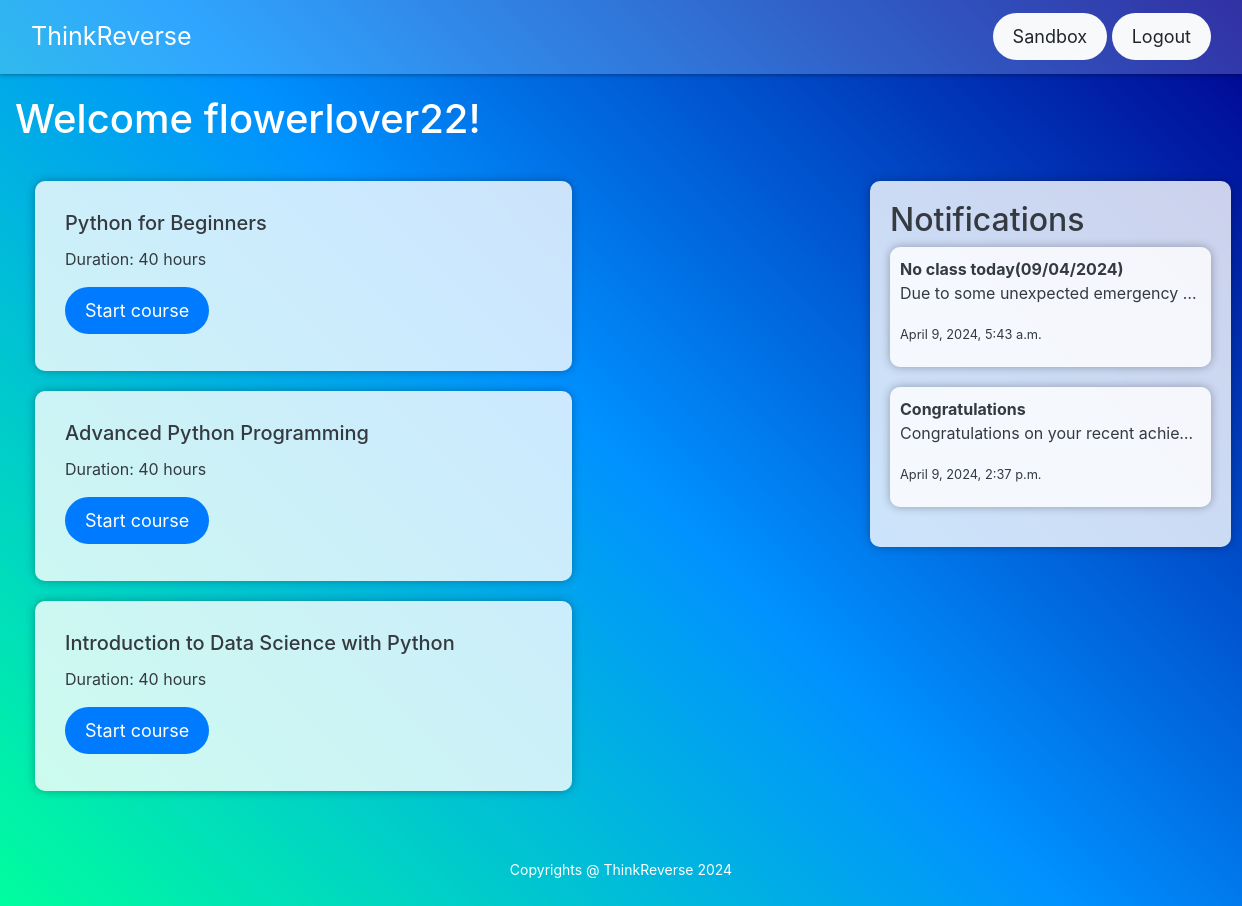
The page /home/ (signed in) on the database its author committed.
### usertest/models.py (models this page shows, shortened)
class Course(models.Model):
    title = models.CharField(max_length=100)
    duration = models.CharField(max_length=100)
    progress = models.PositiveIntegerField(default=0, blank=True, null=True)
    users = models.ManyToManyField(User, related_name='courses')

class Notification(models.Model):
    course = models.ForeignKey(Course, on_delete=models.CASCADE, null=True)
    notifi_name = models.CharField(max_length=100)
    content = models.TextField()
    timestamp = models.DateTimeField(auto_now_add=True)
    read = models.BooleanField(default=False)

### usertest/views.py (the view)
# urls.py: 2. Add a URL to urlpatterns:  path('', views.home, name='home')
@login_required
def home(request):
    user_courses = request.user.courses.all()
    course_ids = user_courses.values_list('id', flat=True)
    user_notifications = Notification.objects.filter(course_id__in=course_ids)
    user = request.user
    videos = Video.objects.all()
    assigned_courses = user.courses.all()
    return render(request, 'registration/home.html', {'user': user, 'courses': assigned_courses, 'videos': videos, 'notifications': user_notifications})

### templates/registration/Home.html (shortened to what this page needs)
<!DOCTYPE html>
<html lang="en">
<head>
    <link rel="stylesheet" href="https://maxcdn.bootstrapcdn.com/bootstrap/4.5.2/css/bootstrap.min.css">
    <link rel="stylesheet" href="https://cdn.plyr.io/3.6.8/plyr.css">
</head>
<body>
<div class="background-container">
    <nav class="navbar navbar-expand-lg">
        <div class="container">
            <a class="navbar-brand" href="#">ThinkReverse</a>
            <div class="collapse navbar-collapse justify-content-end" id="navbarNav">
                <ul class="navbar-nav">
                    <li class="nav-item">
                        <a class="btn btn-light" href="#">Sandbox</a>
                        <a class="btn btn-light" href="{% url 'logout' %}">Logout</a>
                    </li>
                </ul>
            </div>
        </div>
    </nav>
    <div class="container text-dark">
        <h1 class="mt-3">Welcome {{ user.username }}!</h1>
        <div class="content-container">
            <div class="row mt-6 course-row">
                {% for course in courses %}
                    <div class="col-md-8">
                        <div class="card video-container">
                            <div class="card-body">
                                <h5 class="card-title">{{ course.title }}</h5>
                                <p class="card-text">Duration: {{ course.duration }} hours</p>
                                <a href="{% url 'course_detail' course.id %}" class="btn btn-primary">Start course</a>
                            </div>
                        </div>
                    </div>
                {% endfor %}
            </div>
            <div class="col-md-4">
                <div class="notification-container">
                    <h2>Notifications</h2>
                    {% for notification in notifications %}
                        <div class="card" data-toggle="modal" data-target="#notificationModal{{ forloop.counter }}">
                            <div class="card-body-not">
                                <strong>{{ notification.notifi_name }}</strong><br>
                                <p class="notification-content">{{ notification.content }}</p>
                                <small>{{ notification.timestamp }}</small>
                            </div>
                        </div>
                    {% empty %}
                        <li>No notifications</li>
                    {% endfor %}
                </div>
            </div>
        </div>
    </div>
    <footer>
        <div class="footer">
            <p class="copyright">Copyrights @ ThinkReverse 2024</p>
        </div>
    </footer>
</div>
</body>
</html>

### templates/registration/Home.html (style rules this page uses)
html, body { height: 100%; margin: 0; padding: 0; }
.background-container { display: flex; flex-direction: column; min-height: 100%; background: linear-gradient(45deg, #00ff9d, #0091ff, #01018e); }
.content-container { flex: 1; padding-top: 30px; padding-bottom: 100px; display: flex; justify-content: space-between; padding-left: 20px; padding-right: 20px; }
.navbar { background: rgba(255, 255, 255, 0.187); position: relative; top: 0; width: 100%; z-index: 1000; box-shadow: 0px 0px 5px rgba(0, 0, 0, 0.5); }
.navbar-brand { color: #fff; font-size: 25px; }
.container { padding-top: 5px; padding-bottom: 5px; max-width: 1300px; margin: 0 auto; }
.card { border: none; background-color: rgba(255, 255, 255, 0.8); border-radius: 10px; box-shadow: 0px 0px 10px rgba(0, 0, 0, 0.3); margin-bottom: 20px; padding: 10px; }
.card-body { height: 170px; width: 800px; overflow: hidden; }
.card-body-not { height: 100px; overflow: hidden; }
.btn { border-radius: 25px; font-size: 18px; padding: 10px 20px; border: none; transition: background-color 0.3s; }
.footer { background-color: transparent; position: fixed; padding: 20px 0; text-align: center; width: 100%; bottom: 0; color: #fff; font-size: 14px; }
.notification-container { background-color: rgba(255, 255, 255, 0.8); border-radius: 10px; box-shadow: 0px 0px 10px rgba(0, 0, 0, 0.3); margin-bottom: 20px; padding: 20px; }
.notification-content { overflow: hidden; white-space: nowrap; text-overflow: ellipsis; }
h1 { color: white; }
.course-row { min-height: 220px; }

### rows shown on the page
Course: title "Python for Beginners", duration "40"
Course: title "Advanced Python Programming", duration "40"
Course: title "Introduction to Data Science with Python", duration "40"
Notification: notifi_name "No class today(09/04/2024)", content "Due to some unexpected emergency…", timestamp "April 9, 2024, 5:43 a.m."
Notification: notifi_name "Congratulations", content "Congratulations on your recent achie…", timestamp "April 9, 2024, 2:37 p.m."

### other values the page prints
{{ user.username }} "flowerlover22"
